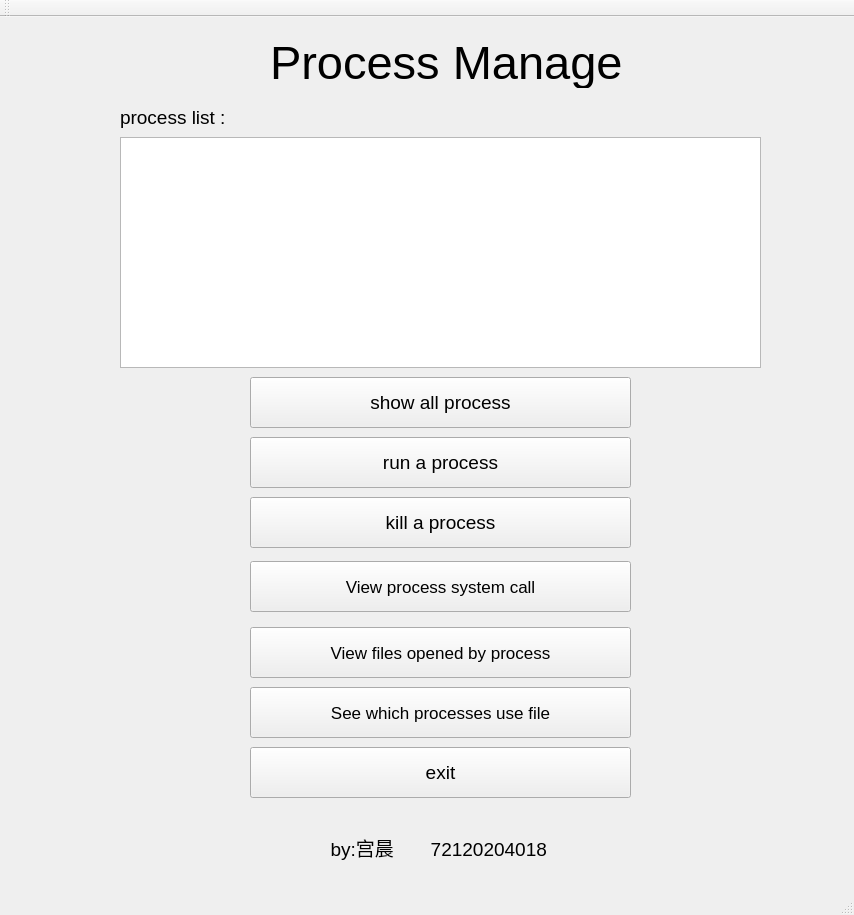
<?xml version="1.0" encoding="UTF-8"?>
<ui version="4.0">
 <class>MainWindow</class>
 <widget class="QMainWindow" name="MainWindow">
  <property name="geometry">
   <rect>
    <x>0</x>
    <y>0</y>
    <width>854</width>
    <height>915</height>
   </rect>
  </property>
  <property name="font">
   <font>
    <pointsize>13</pointsize>
   </font>
  </property>
  <property name="windowTitle">
   <string>MainWindow</string>
  </property>
  <widget class="QWidget" name="centralWidget">
   <widget class="QPushButton" name="create">
    <property name="geometry">
     <rect>
      <x>250</x>
      <y>420</y>
      <width>381</width>
      <height>51</height>
     </rect>
    </property>
    <property name="font">
     <font>
      <pointsize>14</pointsize>
     </font>
    </property>
    <property name="text">
     <string>run a process</string>
    </property>
   </widget>
   <widget class="QPushButton" name="kill">
    <property name="geometry">
     <rect>
      <x>250</x>
      <y>480</y>
      <width>381</width>
      <height>51</height>
     </rect>
    </property>
    <property name="font">
     <font>
      <pointsize>14</pointsize>
     </font>
    </property>
    <property name="text">
     <string>kill a process</string>
    </property>
   </widget>
   <widget class="QPushButton" name="show">
    <property name="geometry">
     <rect>
      <x>250</x>
      <y>360</y>
      <width>381</width>
      <height>51</height>
     </rect>
    </property>
    <property name="font">
     <font>
      <pointsize>14</pointsize>
     </font>
    </property>
    <property name="text">
     <string>show all process</string>
    </property>
   </widget>
   <widget class="QLabel" name="label">
    <property name="geometry">
     <rect>
      <x>320</x>
      <y>810</y>
      <width>241</width>
      <height>41</height>
     </rect>
    </property>
    <property name="font">
     <font>
      <pointsize>14</pointsize>
     </font>
    </property>
    <property name="text">
     <string>  by:宫晨       72120204018</string>
    </property>
   </widget>
   <widget class="QPushButton" name="exit">
    <property name="geometry">
     <rect>
      <x>250</x>
      <y>730</y>
      <width>381</width>
      <height>51</height>
     </rect>
    </property>
    <property name="font">
     <font>
      <pointsize>14</pointsize>
     </font>
    </property>
    <property name="text">
     <string>exit</string>
    </property>
   </widget>
   <widget class="QLabel" name="label_2">
    <property name="geometry">
     <rect>
      <x>120</x>
      <y>80</y>
      <width>191</width>
      <height>41</height>
     </rect>
    </property>
    <property name="font">
     <font>
      <pointsize>14</pointsize>
     </font>
    </property>
    <property name="text">
     <string>process list :</string>
    </property>
   </widget>
   <widget class="QTextBrowser" name="processlist">
    <property name="geometry">
     <rect>
      <x>120</x>
      <y>120</y>
      <width>641</width>
      <height>231</height>
     </rect>
    </property>
   </widget>
   <widget class="QLabel" name="label_3">
    <property name="geometry">
     <rect>
      <x>270</x>
      <y>20</y>
      <width>351</width>
      <height>51</height>
     </rect>
    </property>
    <property name="font">
     <font>
      <pointsize>35</pointsize>
     </font>
    </property>
    <property name="text">
     <string>Process Manage</string>
    </property>
   </widget>
   <widget class="QPushButton" name="viewFilesByPid">
    <property name="geometry">
     <rect>
      <x>250</x>
      <y>610</y>
      <width>381</width>
      <height>51</height>
     </rect>
    </property>
    <property name="text">
     <string>View files opened by process</string>
    </property>
   </widget>
   <widget class="QPushButton" name="viewProcessByFile">
    <property name="geometry">
     <rect>
      <x>250</x>
      <y>670</y>
      <width>381</width>
      <height>51</height>
     </rect>
    </property>
    <property name="text">
     <string>See which processes use file</string>
    </property>
   </widget>
   <widget class="QPushButton" name="viewprocesscall">
    <property name="geometry">
     <rect>
      <x>250</x>
      <y>544</y>
      <width>381</width>
      <height>51</height>
     </rect>
    </property>
    <property name="text">
     <string>View process system call</string>
    </property>
   </widget>
  </widget>
  <widget class="QToolBar" name="mainToolBar">
   <attribute name="toolBarArea">
    <enum>TopToolBarArea</enum>
   </attribute>
   <attribute name="toolBarBreak">
    <bool>false</bool>
   </attribute>
  </widget>
  <widget class="QStatusBar" name="statusBar"/>
 </widget>
 <layoutdefault spacing="6" margin="11"/>
 <resources/>
 <connections>
  <connection>
   <sender>exit</sender>
   <signal>clicked()</signal>
   <receiver>MainWindow</receiver>
   <slot>close()</slot>
   <hints>
    <hint type="sourcelabel">
     <x>530</x>
     <y>630</y>
    </hint>
    <hint type="destinationlabel">
     <x>561</x>
     <y>357</y>
    </hint>
   </hints>
  </connection>
 </connections>
</ui>
